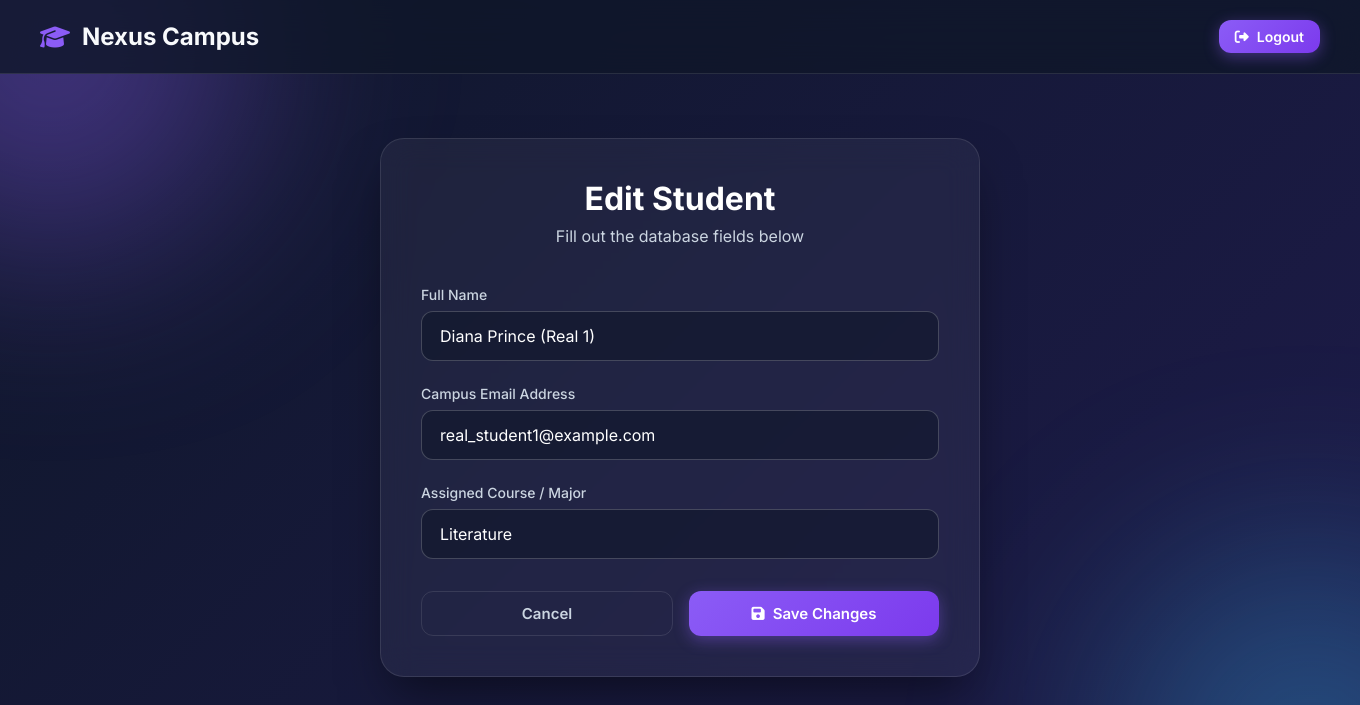
Page /edit/1 (signed in) on the committed database.
### app.py (models this page shows)
class RealStudent(db.Model):
    __tablename__ = 'real_student'
    id = db.Column(db.Integer, primary_key=True)
    name = db.Column(db.String(100), nullable=False)
    email = db.Column(db.String(120), unique=True, nullable=False)
    course = db.Column(db.String(100), nullable=False)
    enrollment_date = db.Column(db.DateTime, default=datetime.utcnow)

### app.py (the view, shortened to what this page needs)
@app.route('/edit/<int:id>', methods=['GET', 'POST'])
@login_required
def edit_student(id):
    StudentModel = get_student_model()
    student = StudentModel.query.get_or_404(id)
    return render_template('add_edit.html', action="Edit", student=student)

### app.py (called while the page is built)
def get_student_model():
    if session.get('is_hacker'):
        return FakeStudent
    return RealStudent

def login_required(f):
    @wraps(f)
    def decorated_function(*args, **kwargs):
        if not session.get('logged_in'):
            flash('Please log in to access this page.', 'error')
            return redirect(url_for('login'))
        return f(*args, **kwargs)
    return decorated_function

### templates/add_edit.html (shortened to what this page needs)
{% extends 'base.html' %}
{% block content %}
<div class="form-container">
    <div class="glass-panel">
        <div class="form-header">
            <h1>{{ action }} Student</h1>
            <p>Fill out the database fields below</p>
        </div>
        <form method="POST">
            <div class="form-group">
                <label class="form-label" for="name">Full Name</label>
                <input type="text" id="name" name="name" class="form-control" autocomplete="name" required
                       value="{{ student.name if student else '' }}" placeholder="e.g. Jane Doe">
            </div>
            <div class="form-group">
                <label class="form-label" for="email">Campus Email Address</label>
                <input type="email" id="email" name="email" class="form-control" autocomplete="email" required
                       value="{{ student.email if student else '' }}" placeholder="student@nexus.edu">
            </div>
            <div class="form-group">
                <label class="form-label" for="course">Assigned Course / Major</label>
                <input type="text" id="course" name="course" class="form-control" required
                       value="{{ student.course if student else '' }}" placeholder="e.g. Computer Science 101">
            </div>
            <div class="form-actions">
                <a href="{{ url_for('index') }}" class="btn btn-secondary" style="text-align: center;">Cancel</a>
                <button type="submit" class="btn btn-primary">
                    <i class="fa-solid {% if action == 'Edit' %}fa-save{% else %}fa-user-plus{% endif %}"></i>
                    {% if action == 'Edit' %}Save Changes{% else %}Add Student{% endif %}
                </button>
            </div>
        </form>
    </div>
</div>
{% endblock %}

### templates/base.html (style rules this page uses)
:root { --bg-gradient-start: #0f172a; --bg-gradient-end: #1e1b4b; --glass-bg: rgba(255, 255, 255, 0.05); --glass-border: rgba(255, 255, 255, 0.1); --text-primary: #f8fafc; --text-secondary: #cbd5e1; --accent: #8b5cf6; --accent-hover: #7c3aed; --success: #10b981; --error: #ef4444; --input-bg: rgba(15, 23, 42, 0.6); --input-border: rgba(255, 255, 255, 0.2); }
* { box-sizing: border-box; margin: 0; padding: 0; font-family: 'Inter', sans-serif; }
body { background: linear-gradient(135deg, var(--bg-gradient-start), var(--bg-gradient-end)); color: var(--text-primary); min-height: 100vh; display: flex; flex-direction: column; overflow-x: hidden; position: relative; }
body::before, body::after { content: ''; position: absolute; width: 400px; height: 400px; border-radius: 50%; filter: blur(100px); z-index: -1; }
body::before { top: -150px; left: -150px; background: rgba(139, 92, 246, 0.4); }
body::after { bottom: -150px; right: -150px; background: rgba(56, 189, 248, 0.3); }
.glass-panel { background: var(--glass-bg); backdrop-filter: blur(16px); -webkit-backdrop-filter: blur(16px); border: 1px solid var(--glass-border); border-radius: 24px; padding: 40px; box-shadow: 0 25px 50px -12px rgba(0, 0, 0, 0.5); animation: fadeIn 0.5s ease-out; }
.btn { display: inline-flex; align-items: center; justify-content: center; gap: 8px; padding: 12px 24px; border-radius: 12px; font-weight: 600; font-size: 15px; cursor: pointer; text-decoration: none; transition: all 0.3s cubic-bezier(0.4, 0, 0.2, 1); border: none; }
.btn-primary { background: linear-gradient(135deg, var(--accent), var(--accent-hover)); color: white; box-shadow: 0 4px 15px rgba(139, 92, 246, 0.4); }
.form-group { margin-bottom: 24px; }
.form-label { display: block; margin-bottom: 8px; color: var(--text-secondary); font-size: 14px; font-weight: 500; }
.form-control { width: 100%; padding: 14px 18px; background: var(--input-bg); border: 1px solid var(--input-border); border-radius: 12px; color: white; font-size: 16px; transition: all 0.3s ease; }

### templates/add_edit.html (style rules this page uses)
.form-container { max-width: 600px; margin: 0 auto; }
.form-header { text-align: center; margin-bottom: 40px; }
.form-header h1 { font-size: 32px; color: white; margin-bottom: 8px; }
.form-header p { color: var(--text-secondary); }
.btn-secondary { background: transparent; border: 1px solid var(--glass-border); color: var(--text-secondary); transition: all 0.3s; }
.form-actions { display: flex; gap: 16px; margin-top: 32px; }
.form-actions button, .form-actions a { flex: 1; }

### rows in the picture
RealStudent: name "Diana Prince (Real 1)", email "real_student1@example.com", course "Literature"

### other values in the picture
{{ action }} "Edit"
